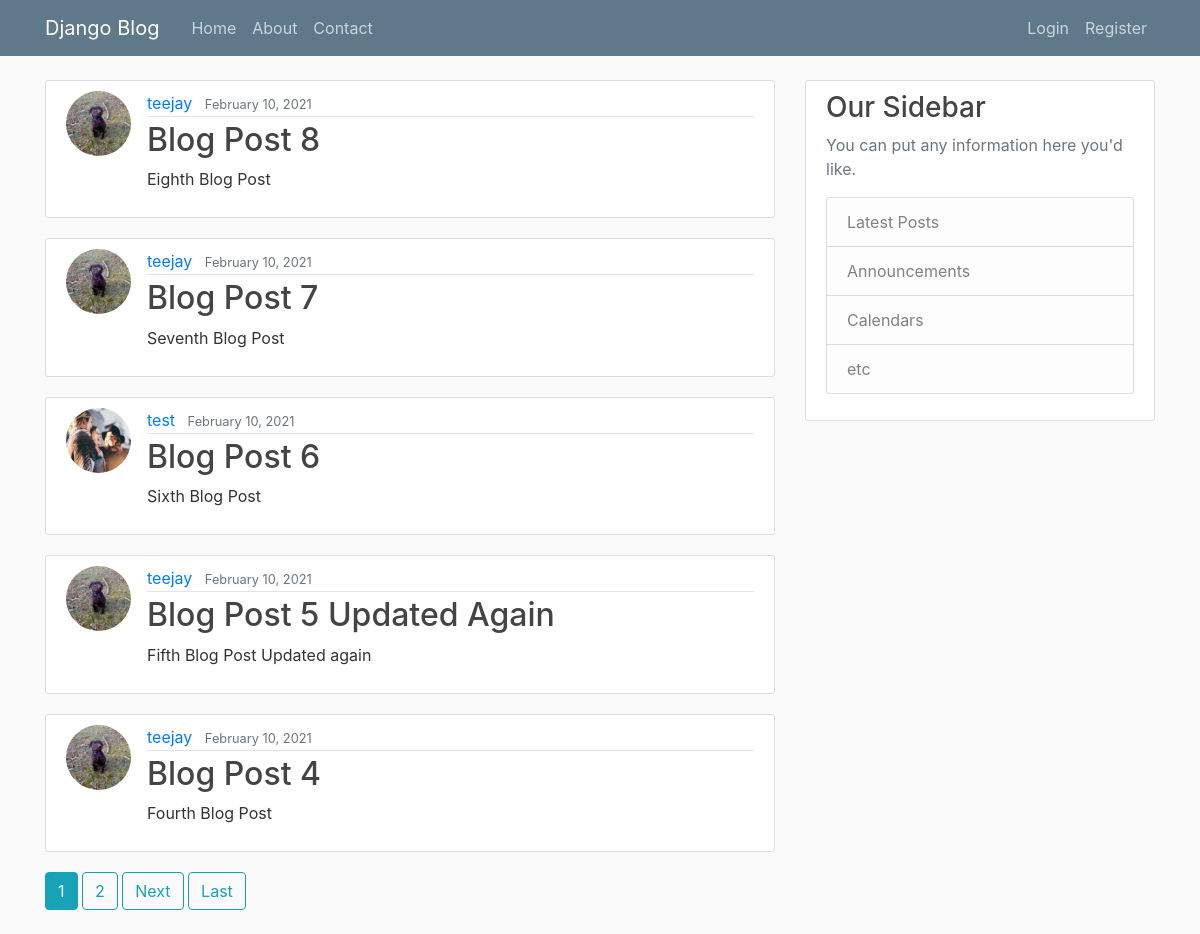
/, run on an earlier commit of the app's database.
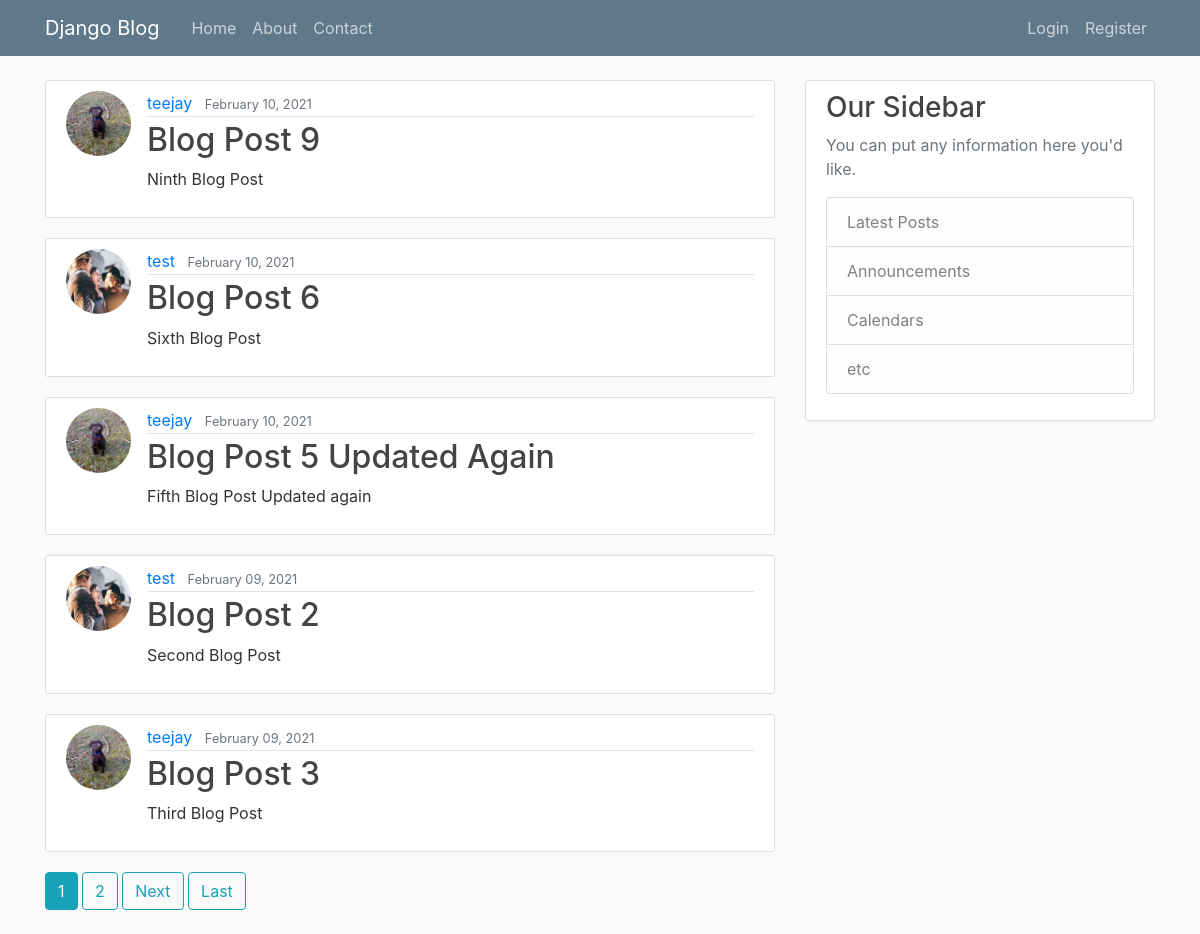
And on a later commit of the database.
### blog/models.py (models this page shows, shortened)
class Post(models.Model):
    title = models.CharField(max_length=200)
    content = models.TextField()
    date_posted = models.DateTimeField(default=timezone.now)
    author = models.ForeignKey(User, on_delete=models.CASCADE)

### users/models.py (models this page shows, shortened)
class Profile(models.Model):
    user        =   models.OneToOneField(User, on_delete=models.CASCADE)
    image       =   models.ImageField(default='default.jpg', upload_to='profile_pics')

### blog/views.py (the view)
# urls.py: path('', PostListView.as_view(), name='index'),
class PostListView(ListView):
	model  					=	Post
	template_name			=	'blog/index.html'  # <app>/<model>_<viewtype>.html
	context_object_name		=	'posts'
	ordering				=	['-date_posted']
	paginate_by				=	5

### blog/templates/blog/index.html (shortened to what this page needs)
{% extends 'base.html' %}
{% block content %}
{% for post in posts %}
<article class="media content-section">
    <img class="rounded-circle article-img" src="{{ post.author.profile.image.url }}" alt="">
    <div class="media-body">
        <div class="article-metadata">
            <a class="mr-2" href="{% url 'user_posts' post.author.username %}">{{ post.author }}</a>
            <small class="text-muted">{{ post.date_posted|date:'F d, Y' }}</small>
        </div>
        <h2><a class="article-title" href="{% url 'post_detail' post.id %}">{{ post.title }}</a></h2>
        <p class="article-content">{{ post.content }}</p>
    </div>
</article>
{% endfor %}
{% if is_paginated %}
    {% for num in page_obj.paginator.page_range %}
        {% if page_obj.number == num %}
            <a class="btn btn-info mb-4" href="?page={{ num }}">{{ num }}</a>
        {% elif num > page_obj.number|add:'-3' and num < page_obj.number|add:'3' %}
            <a class="btn btn-outline-info mb-4" href="?page={{ num }}">{{ num }}</a>
        {% endif %}
    {% endfor %}
    {% if page_obj.has_next %}
        <a class="btn btn-outline-info mb-4" href="?page={{ page_obj.next_page_number }}">Next</a>
        <a class="btn btn-outline-info mb-4" href="?page={{ page_obj.paginator.num_pages }}">Last</a>
    {% endif %}
{% endif %}
{% endblock content %}

What changed in the data, as far as the page shows it:
removed Post: author.profile.image (picture), author "teejay", date_posted "February 10, 2021", title "Blog Post 8", content "Eighth Blog Post"
removed Post: author.profile.image (picture), author "teejay", date_posted "February 10, 2021", title "Blog Post 7", content "Seventh Blog Post"
removed Post: author.profile.image (picture), author "teejay", date_posted "February 10, 2021", title "Blog Post 4", content "Fourth Blog Post"
added Post: author.profile.image (picture), author "teejay", date_posted "February 10, 2021", title "Blog Post 9", content "Ninth Blog Post"
now on this page (row unchanged): Post: author.profile.image (picture), author "test", date_posted "February 09, 2021", title "Blog Post 2", content "Second Blog Post"
now on this page (row unchanged): Post: author.profile.image (picture), author "teejay", date_posted "February 09, 2021", title "Blog Post 3", content "Third Blog Post"
